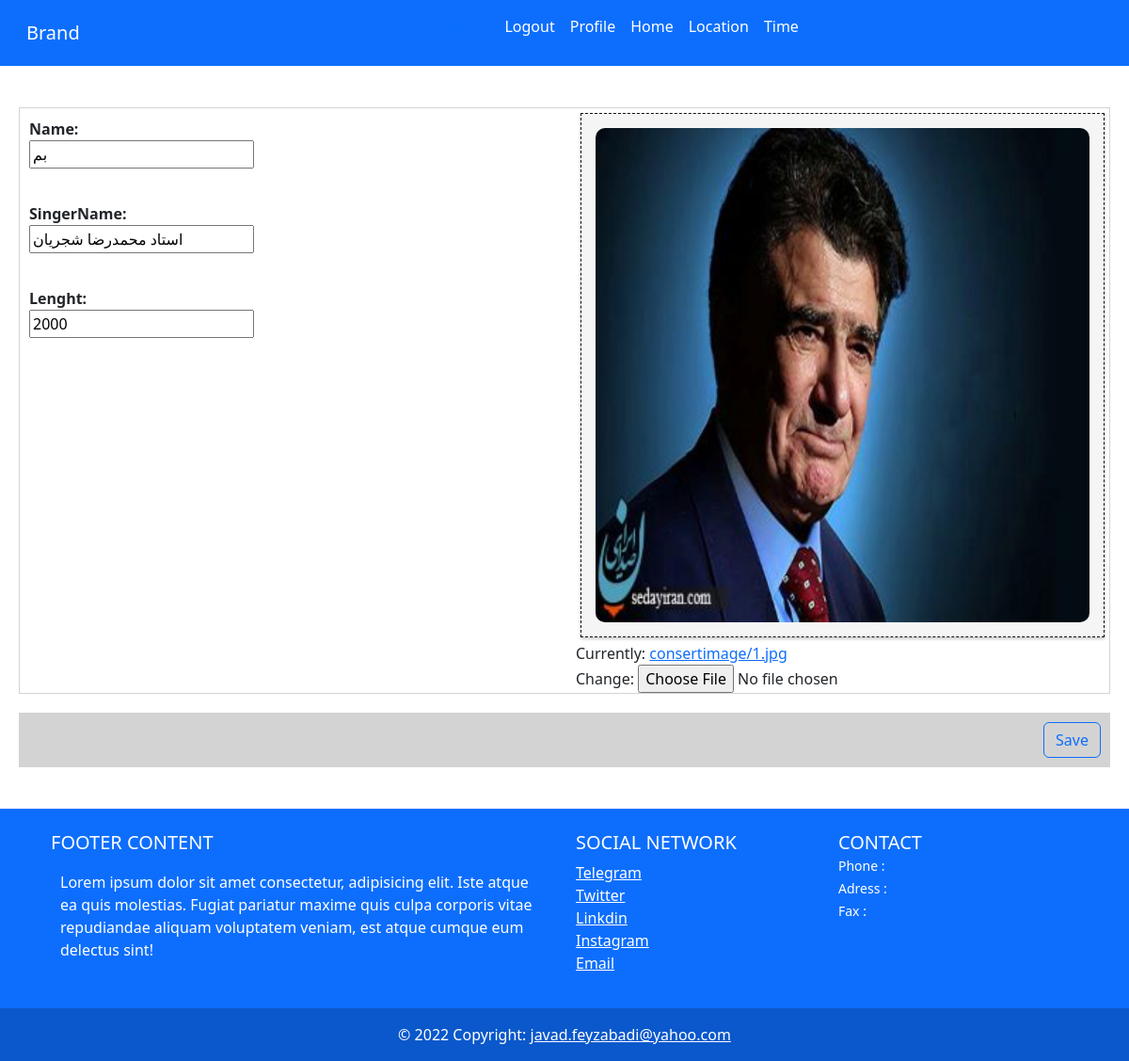
The page /edit/1 (signed in) on the database its author committed.
### ticketsales/models.py (models this page shows, shortened)
class ConsertModel(models.Model):
    class Meta:
        verbose_name = 'کنسرت'
        verbose_name_plural = 'کنسرت'
    name = models.CharField(max_length = 100,verbose_name=' نام کنسرت')
    singername = models.CharField(max_length = 100,verbose_name='خواننده')
    length = models.IntegerField(verbose_name='زمان کنسرت')
    poster = models.ImageField(upload_to = 'consertimage/',verbose_name='پوستر',null = True)

### ticketsales/views.py (the view)
# urls.py: path('edit/<int:id>',views.conserteditview,name='edit'),
@login_required
def conserteditview(request,id):
    consert = ConsertModel.objects.get(pk = id )
    if request.method == 'POST':
        consertform = ConsertEditForm(request.POST,request.FILES, instance=consert)
        if consertform.is_valid():
            consertform.save()
            return HttpResponseRedirect(reverse(views.ConsertListView))
    else:
        consertform=ConsertEditForm(instance=consert)
    context = {
        'consertform':consertform,
        'poster':consert.poster,
    }
    return render(request,'ticketsales/consert_edit.html',context)

### ticketsales/forms.py
class ConsertEditForm(forms.ModelForm):
    class  Meta:
        model = ConsertModel
        fields = ['name','singername','length','poster']

### templates/ticketsales/consert_edit.html (shortened to what this page needs)
{% extends 'base.html' %}
{% block content %}
<form action="" method="POST" enctype="multipart/form-data">
    <div class="mainborder">
        <div class="row">
            <div class="col-md-6">
                <p class="mylable">Name: {{consertform.name}} </p>
                <p class="mylable">SingerName: {{consertform.singername}} </p>
                <p class="mylable">Lenght: {{consertform.length}} </p>
            </div>
            <div class="col-md-6">
                <div class="imageBox">
                    <img src="{{poster.url}}">
                </div>
                {{consertform.poster}}
            </div>
        </div>
    </div>
    <div class="bottonborder">
        <button class="btn btn-outline-primary" type="submit" data-mdb-ripple-color="dark" >Save</button>
    </div>
</form>
{% endblock %}

### static/ticketsales/css/style.css (style rules this page uses)
body { font-family: 'IranSanse'; }
.imageBox img { width: 100%; height: auto; border-radius: 10px; }
.mainborder { border:1px solid lightgray; margin: 20px; }
p { padding: 10px; }
.mylable { width: 100px; font-weight: bolder; }
.bottonborder { background-color: lightgray; direction: rtl; margin: 20px; padding: 10px; }
.imageBox { margin: 5px; background-color: whitesmoke; text-align: center; font-size: 15px; border:1px dashed rgb(15, 15, 15); padding: 15px; transition: 0.2s ease-in-out; box-shadow: 0 2px 3px rgba(0,0,0,0.2); }

### rows shown on the page
ConsertModel: name "بم", singername "استاد محمدرضا شجریان", length "2000"
